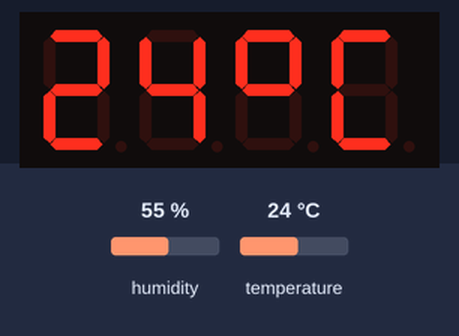
The sketch below on a simulated Arduino Uno, built with avr-gcc and run on an emulated ATmega328P. On the bench: 4-digit seven-segment display. Wiring (inferred from the names in the program): 4-digit 7-segment display, segments lit when HIGH: segments pin 11, pin 7, pin 4, pin 2, pin 1, pin 10, pin 5; digit selects pin 12, pin 9, pin 8, pin 6. Inputs (shaded band) come from the test bench; at power-on: humidity 55 %, temperature 24 °C. The segment pins are drawn as the display they are named for.

Above: at 2.1 s.
At 18.0 s:
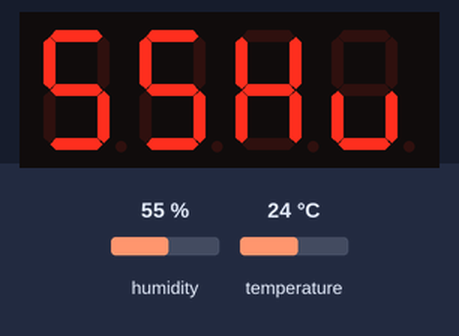
18.1 s: humidity set to 22 %
At 31.9 s:
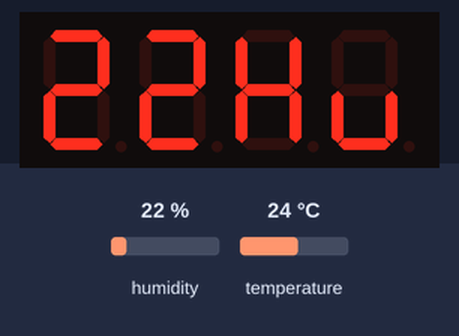
34.4 s: temperature set to 12 °C
At 42.7 s:
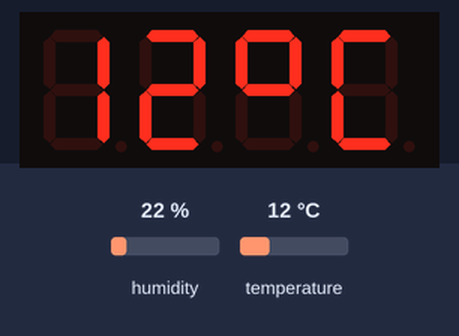
50.7 s: temperature set to 19 °C
At 61.8 s:
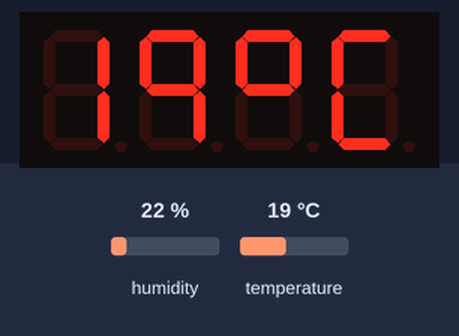
Timing chart, 0 to 63.3 s (numbered marks = the images above; inputs shaded):
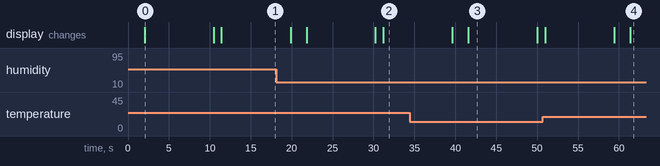

Measured:
- what the display in image 0 shows lasts 8.4 s, from 2.1 s to 10.5 s

The sketch:

sketch_4dig7seg_DHT22.ino
```cpp
/* Using the DHT22 sensor to take temperature
   and humidity readings, then display it on the
   4 digit 7 segment display.

   Components:
                - Arduino Uno
                - DHT22
                - 4 digit 7 segment display
                - 1kOhm resistor (x 4)
                - 10kOhm resistor (act as a Pull-up resistor)

   Libraries:
                - DHT.h
                - Github repository: https://github.com/adafruit/DHT-sensor-library

   Datasheet: https://www.sparkfun.com/datasheets/Sensors/Temperature/DHT22.pdf

   Created on 9 June 2022 by c010rblind3ngineer
*/


#include "DHT.h"
#define DHTPIN 13
#define DHTTYPE DHT22
DHT dht(DHTPIN, DHTTYPE);   //Initialize DHT sensor

int pinA = 11;
int pinB = 7;
int pinC = 4;
int pinD = 2;
int pinE = 1;
int pinF = 10;
int pinG = 5;
int pinDP = 3;

int D1 = 12;
int D2 = 9;
int D3 = 8;
int D4 = 6;


void setup() {
  // put your setup code here, to run once:
  pinMode(pinA, OUTPUT);  //11
  pinMode(pinB, OUTPUT);  //7
  pinMode(pinC, OUTPUT);  //4
  pinMode(pinD, OUTPUT);  //2
  pinMode(pinE, OUTPUT);  //1
  pinMode(pinF, OUTPUT);  //10
  pinMode(pinG, OUTPUT);  //5
  pinMode(D1, OUTPUT);    //12
  pinMode(D2, OUTPUT);    //9
  pinMode(D3, OUTPUT);    //8
  pinMode(D4, OUTPUT);    //6

  dht.begin();
}

void loop() {
  // Give time for the sensor between measurements
  delay(2000);

  // Read temperature in Celsius
  float tC = dht.readTemperature(false);
  // Read humidity
  float h = dht.readHumidity();

  // Display temperature digits on 4 digit 7 segment display
  int tempd1 = int(tC / 10);
  int tempd2 = int((int)tC % 10);
  // Display humidity digits on 4 digit 7 segment display
  int h1 = int(h / 10);
  int h2 = int((int)h % 10);

  // 'for' loop ensures the display is constantly ON within a period of time (approx. 10s)...
  // ...before sensor takes another reading.
  // Temperature reading
  for (int i = 0; i < 2000; i++) {
    digitalWrite(D1, LOW);
    digitalWrite(D2, HIGH);
    digitalWrite(D3, HIGH);
    digitalWrite(D4, HIGH);
    disp(tempd1);
    delay(1);

    digitalWrite(D1, HIGH);
    digitalWrite(D2, LOW);
    digitalWrite(D3, HIGH);
    digitalWrite(D4, HIGH);
    disp(tempd2);
    delay(1);

    digitalWrite(D1, HIGH);
    digitalWrite(D2, HIGH);
    digitalWrite(D3, LOW);
    digitalWrite(D4, HIGH);
    disp(11);
    delay(1);

    digitalWrite(D1, HIGH);
    digitalWrite(D2, HIGH);
    digitalWrite(D3, HIGH);
    digitalWrite(D4, LOW);
    disp(10);
    delay(1);
  }
  displayoff();
  delay(1000);

  // Humidity reading
  for (int i = 0; i < 2000; i++) {
    digitalWrite(D1, LOW);
    digitalWrite(D2, HIGH);
    digitalWrite(D3, HIGH);
    digitalWrite(D4, HIGH);
    disp(h1);
    delay(1);

    digitalWrite(D1, HIGH);
    digitalWrite(D2, LOW);
    digitalWrite(D3, HIGH);
    digitalWrite(D4, HIGH);
    disp(h2);
    delay(1);

    digitalWrite(D1, HIGH);
    digitalWrite(D2, HIGH);
    digitalWrite(D3, LOW);
    digitalWrite(D4, HIGH);
    disp(12);
    delay(1);

    digitalWrite(D1, HIGH);
    digitalWrite(D2, HIGH);
    digitalWrite(D3, HIGH);
    digitalWrite(D4, LOW);
    disp(13);
    delay(1);
  }
  displayoff();

}

void disp(int number) {

  switch (number) {
    case 0 : // display '0' on 7 segment
      digitalWrite(pinA, HIGH);
      digitalWrite(pinB, HIGH);
      digitalWrite(pinC, HIGH);
      digitalWrite(pinD, HIGH);
      digitalWrite(pinE, HIGH);
      digitalWrite(pinF, HIGH);
      digitalWrite(pinG, LOW);
      break;

    case 1 : // display '1' on 7 segment
      digitalWrite(pinA, LOW);
      digitalWrite(pinB, HIGH);
      digitalWrite(pinC, HIGH);
      digitalWrite(pinD, LOW);
      digitalWrite(pinE, LOW);
      digitalWrite(pinF, LOW);
      digitalWrite(pinG, LOW);
      break;

    case 2 : // display '2' on 7 segment
      digitalWrite(pinA, HIGH);
      digitalWrite(pinB, HIGH);
      digitalWrite(pinC, LOW);
      digitalWrite(pinD, HIGH);
      digitalWrite(pinE, HIGH);
      digitalWrite(pinF, LOW);
      digitalWrite(pinG, HIGH);
      break;

    case 3 : // display '3' on 7 segment
      digitalWrite(pinA, HIGH);
      digitalWrite(pinB, HIGH);
      digitalWrite(pinC, HIGH);
      digitalWrite(pinD, HIGH);
      digitalWrite(pinE, LOW);
      digitalWrite(pinF, LOW);
      digitalWrite(pinG, HIGH);
      break;

    case 4 : // display '4' on 7 segment
      digitalWrite(pinA, LOW);
      digitalWrite(pinB, HIGH);
      digitalWrite(pinC, HIGH);
      digitalWrite(pinD, LOW);
      digitalWrite(pinE, LOW);
      digitalWrite(pinF, HIGH);
      digitalWrite(pinG, HIGH);
      break;

    case 5 : // display '5' on 7 segment
      digitalWrite(pinA, HIGH);
      digitalWrite(pinB, LOW);
      digitalWrite(pinC, HIGH);
      digitalWrite(pinD, HIGH);
      digitalWrite(pinE, LOW);
      digitalWrite(pinF, HIGH);
      digitalWrite(pinG, HIGH);
      break;

    case 6 : // display '6' on 7 segment
      digitalWrite(pinA, HIGH);
      digitalWrite(pinB, LOW);
      digitalWrite(pinC, HIGH);
      digitalWrite(pinD, HIGH);
      digitalWrite(pinE, HIGH);
      digitalWrite(pinF, HIGH);
      digitalWrite(pinG, HIGH);
      break;

    case 7 : // display '7' on 7 segment
      digitalWrite(pinA, HIGH);
      digitalWrite(pinB, HIGH);
      digitalWrite(pinC, HIGH);
      digitalWrite(pinD, LOW);
      digitalWrite(pinE, LOW);
      digitalWrite(pinF, LOW);
      digitalWrite(pinG, LOW);
      break;

    case 8 : // display '8' on 7 segment
      digitalWrite(pinA, HIGH);
      digitalWrite(pinB, HIGH);
      digitalWrite(pinC, HIGH);
      digitalWrite(pinD, HIGH);
      digitalWrite(pinE, HIGH);
      digitalWrite(pinF, HIGH);
      digitalWrite(pinG, HIGH);
      break;

    case 9 : // display '9' on 7 segment
      digitalWrite(pinA, HIGH);
      digitalWrite(pinB, HIGH);
      digitalWrite(pinC, HIGH);
      digitalWrite(pinD, LOW);
      digitalWrite(pinE, LOW);
      digitalWrite(pinF, HIGH);
      digitalWrite(pinG, HIGH);
      break;

    case 10 :  // display 'C' on 7 segment
      digitalWrite(pinA, HIGH);
      digitalWrite(pinB, LOW);
      digitalWrite(pinC, LOW);
      digitalWrite(pinD, HIGH);
      digitalWrite(pinE, HIGH);
      digitalWrite(pinF, HIGH);
      digitalWrite(pinG, LOW);
      break;

    case 11 :  // display 'o' on 7 segment
      digitalWrite(pinA, HIGH);
      digitalWrite(pinB, HIGH);
      digitalWrite(pinC, LOW);
      digitalWrite(pinD, LOW);
      digitalWrite(pinE, LOW);
      digitalWrite(pinF, HIGH);
      digitalWrite(pinG, HIGH);
      break;

    case 12 : // display 'H' on 7 segment
      digitalWrite(pinA, LOW);
      digitalWrite(pinB, HIGH);
      digitalWrite(pinC, HIGH);
      digitalWrite(pinD, LOW);
      digitalWrite(pinE, HIGH);
      digitalWrite(pinF, HIGH);
      digitalWrite(pinG, HIGH);
      break;

    case 13 : // display 'u' on 7 segment
      digitalWrite(pinA, LOW);
      digitalWrite(pinB, LOW);
      digitalWrite(pinC, HIGH);
      digitalWrite(pinD, HIGH);
      digitalWrite(pinE, HIGH);
      digitalWrite(pinF, LOW);
      digitalWrite(pinG, LOW);
      break;
  }
}

void displayoff() {
  digitalWrite(D1, HIGH);
  digitalWrite(D2, HIGH);
  digitalWrite(D3, HIGH);
  digitalWrite(D4, HIGH);
}
```
